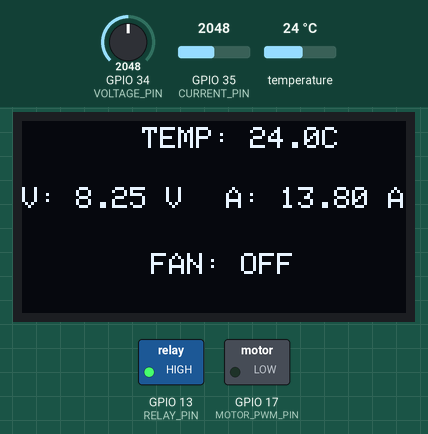
The sketch below on a simulated ESP32. Parts: 128×64 one-colour display, switched loads named in the sketch (green lamp = pin HIGH). The test bench sets the inputs (shaded band); at power-on: temperature 24 °C, GPIO 35 (CURRENT_PIN) = 2048, GPIO 34 (VOLTAGE_PIN) = 2048 (analog values on the 0–4095 scale). WiFi joins after 1.5 s; servers stay silent unless stated; uploads are accepted with an empty reply; what the sketch prints to the serial monitor is not drawn.

Above: at 7.8 s.
7.9 s: temperature set to 30.2 °C
At 12.1 s:
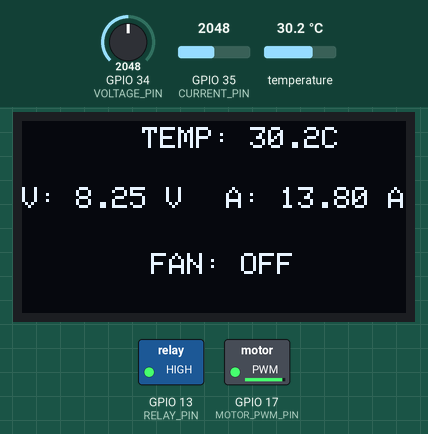
12.2 s: temperature set to 31.6 °C
At 13.8 s:
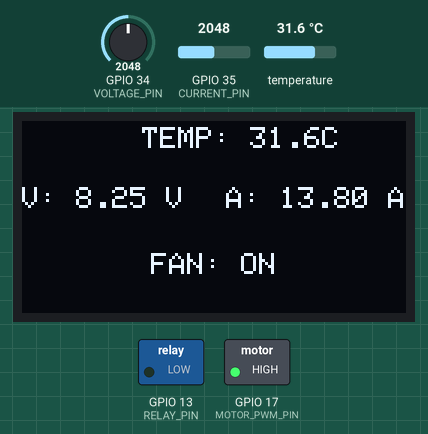
14.5 s: GPIO 35 (CURRENT_PIN) set to 1960
At 17.7 s:
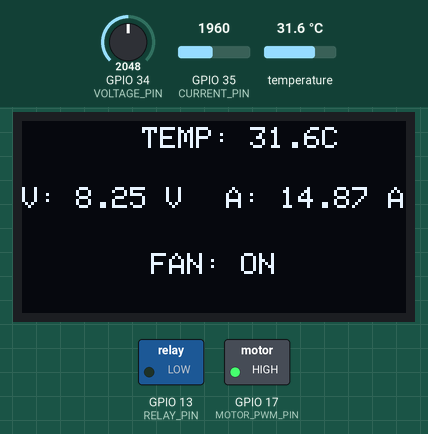
18.0 s: temperature set to 12 °C
At 19.4 s:
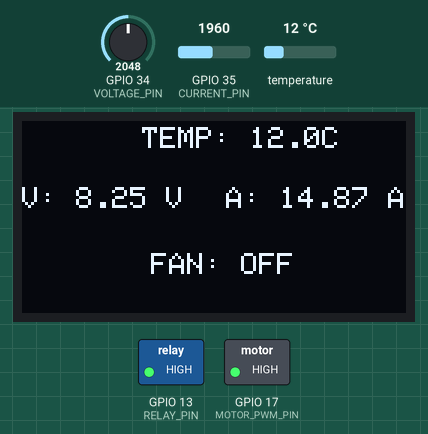
20.3 s: GPIO 34 (VOLTAGE_PIN) set to 2866
At 22.4 s:
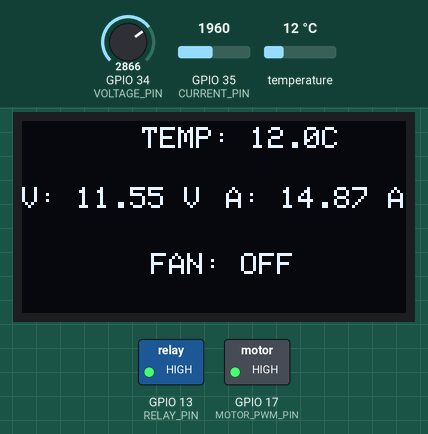
22.7 s: GPIO 35 (CURRENT_PIN) set to 2040
At 25.0 s:
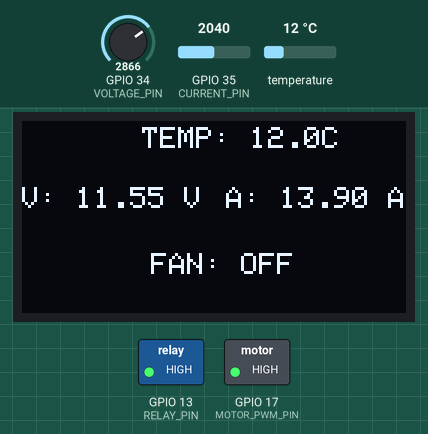
Timing chart, 0 to 26.5 s (numbered marks = the images above; inputs shaded):
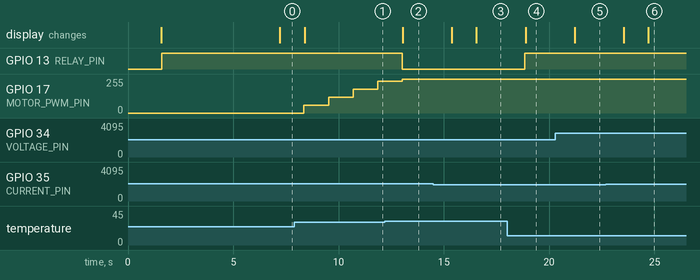

The sketch:

main1.ino
```cpp
#include <WiFi.h>
#include <HTTPClient.h>
#include <OneWire.h>
#include <DallasTemperature.h>
#include <math.h>
#include <Wire.h>
#include <Adafruit_GFX.h>
#include <Adafruit_SSD1306.h>

const char* WIFI_SSID = "Admin";
const char* WIFI_PASSWORD = "password";

const char* SERVER_URL =
    "https://smart-ev-motor-protection.onrender.com/data";

const int VOLTAGE_PIN = 34;
const int CURRENT_PIN = 35;
const int TEMP_PIN = 4;
const int RELAY_PIN = 13;

const int MOTOR_PWM_PIN = 17;

#define OLED_SDA 21
#define OLED_SCL 22
#define OLED_ADDRESS 0x3C

#define SCREEN_WIDTH 128
#define SCREEN_HEIGHT 64
#define OLED_RESET -1

Adafruit_SSD1306 display(
    SCREEN_WIDTH,
    SCREEN_HEIGHT,
    &Wire,
    OLED_RESET
);

bool oledOK = false;

OneWire oneWire(TEMP_PIN);
DallasTemperature sensors(&oneWire);

const float CURRENT_ZERO = 2.5605;
const float CURRENT_SENSITIVITY = 0.066;

const float VOLTAGE_RATIO = 5.0;

const float CURRENT_CHANGE = 0.03;
const float TEMP_CHANGE = 0.3;

const float FAN_ON_TEMP = 31.0;
const float FAN_OFF_TEMP = 30.0;

const float CRITICAL_TEMP = 35.0;

const float MAX_SPEED = 45.0;

const int PWM_MAX = 255;

// 0 -> 255 in approximately 5 seconds
const unsigned long ACCELERATION_TIME = 5000;

// 255 -> 0 in approximately 7 seconds
const unsigned long DECELERATION_TIME = 7000;

// Send to Render every 100 ms
const unsigned long SEND_INTERVAL = 100;

unsigned long lastSendTime = 0;

float baseCurrent = 0;
float previousCurrent = 0;
float previousTemperature = 0;

float speed = 0.0;
int motorPWM = 0;

unsigned long motorRampStart = 0;

float speedAtStop = 0;

bool lastSystemState = false;

// ============================================================
// OLED
// ============================================================

void updateOLED(
    float temperature,
    float voltage,
    float current,
    bool fanON
) {
    if (!oledOK) {
        return;
    }

    display.clearDisplay();

    display.setTextColor(SSD1306_WHITE);
    display.setTextSize(1);

    display.setCursor(40, 2);
    display.print("TEMP: ");
    display.print(temperature, 1);
    display.print("C");

    display.setCursor(0, 22);
    display.print("V: ");
    display.print(voltage, 2);
    display.print(" V");

    display.setCursor(68, 22);
    display.print("A: ");
    display.print(current, 2);
    display.print(" A");

    display.setCursor(43, 44);
    display.print("FAN: ");

    if (fanON) {
        display.print("ON");
    } else {
        display.print("OFF");
    }

    display.display();
}

// ============================================================
// MOTOR SPEED CONTROL
// ============================================================

void updateMotor(bool systemON) {

    unsigned long now = millis();

    // System just turned ON
    if (systemON && !lastSystemState) {

        motorRampStart = now;
        speed = 0.0;
    }

    // System just turned OFF
    if (!systemON && lastSystemState) {

        motorRampStart = now;
        speedAtStop = speed;
    }

    // ========================================================
    // ACCELERATION
    // ========================================================

    if (systemON) {

        unsigned long elapsed =
            now - motorRampStart;

        if (elapsed >= ACCELERATION_TIME) {

            speed = MAX_SPEED;

        } else {

            speed =
                ((float)elapsed /
                 (float)ACCELERATION_TIME)
                * MAX_SPEED;
        }
    }

    // ========================================================
    // DECELERATION
    // ========================================================

    else {

        unsigned long elapsed =
            now - motorRampStart;

        if (speedAtStop <= 0.0) {

            speed = 0.0;

        } else if (elapsed >= DECELERATION_TIME) {

            speed = 0.0;

        } else {

            speed =
                speedAtStop *
                (1.0 -
                 ((float)elapsed /
                  (float)DECELERATION_TIME));
        }
    }

    // ========================================================
    // SPEED TO PWM
    // ========================================================

    motorPWM =
        (int)((speed / MAX_SPEED) * PWM_MAX);

    motorPWM =
        constrain(
            motorPWM,
            0,
            PWM_MAX
        );

    // ========================================================
    // BTS7960 RPWM
    // ========================================================

    analogWrite(
        MOTOR_PWM_PIN,
        motorPWM
    );

    lastSystemState = systemON;
}

// ============================================================
// CURRENT SENSOR
// ============================================================

float readCurrent() {

    double sum = 0;

    const int samples = 500;

    for (int i = 0; i < samples; i++) {

        sum +=
            analogReadMilliVolts(
                CURRENT_PIN
            );

        delayMicroseconds(100);
    }

    float sensorVoltage =
        (sum / samples) / 1000.0;

    float current =
        (sensorVoltage - CURRENT_ZERO) /
        CURRENT_SENSITIVITY;

    current = fabs(current);

    if (current < 0.03) {
        current = 0;
    }

    return current;
}

// ============================================================
// VOLTAGE SENSOR
// ============================================================

float readVoltage() {

    double sum = 0;

    const int samples = 100;

    for (int i = 0; i < samples; i++) {

        sum +=
            analogReadMilliVolts(
                VOLTAGE_PIN
            );

        delayMicroseconds(100);
    }

    float sensorVoltage =
        (sum / samples) / 1000.0;

    float actualVoltage =
        sensorVoltage * VOLTAGE_RATIO;

    return actualVoltage;
}

// ============================================================
// TEMPERATURE SENSOR
// ============================================================

float readTemperature() {

    sensors.requestTemperatures();

    float temperature =
        sensors.getTempCByIndex(0);

    return temperature;
}

// ============================================================
// SEND DATA TO RENDER
// ============================================================

void sendDataToRender(
    float voltage,
    float current,
    float temperature,
    bool fanON,
    String status,
    bool systemON,
    String currentTrend,
    String temperatureTrend,
    String loadStatus,
    String motorStatus,
    float currentSpeed
) {

    if (WiFi.status() != WL_CONNECTED) {

        Serial.println(
            "WiFi disconnected!"
        );

        return;
    }

    HTTPClient http;

    http.begin(SERVER_URL);

    http.addHeader(
        "Content-Type",
        "application/json"
    );

    String jsonData =
        "{"
        "\"voltage\":" +
        String(voltage, 2) +

        ",\"current\":" +
        String(current, 2) +

        ",\"temperature\":" +
        String(temperature, 2) +

        ",\"fan\":" +
        String(fanON ? "true" : "false") +

        ",\"status\":\"" +
        status +
        "\"" +

        ",\"system\":" +
        String(systemON ? "true" : "false") +

        ",\"current_trend\":\"" +
        currentTrend +
        "\"" +

        ",\"temperature_trend\":\"" +
        temperatureTrend +
        "\"" +

        ",\"load_status\":\"" +
        loadStatus +
        "\"" +

        ",\"motor_status\":\"" +
        motorStatus +
        "\"" +

        ",\"speed\":" +
        String(currentSpeed, 1) +

        "}";

    Serial.println();
    Serial.println("Sending data:");
    Serial.println(jsonData);

    int responseCode =
        http.POST(jsonData);

    Serial.print(
        "HTTP Response Code: "
    );

    Serial.println(
        responseCode
    );

    if (responseCode > 0) {

        String response =
            http.getString();

        Serial.print(
            "Server Response: "
        );

        Serial.println(
            response
        );
    }

    http.end();
}

// ============================================================
// SETUP
// ============================================================

void setup() {

    Serial.begin(115200);

    // ========================================================
    // ADC
    // ========================================================

    analogReadResolution(12);

    analogSetPinAttenuation(
        VOLTAGE_PIN,
        ADC_11db
    );

    analogSetPinAttenuation(
        CURRENT_PIN,
        ADC_11db
    );

    // ========================================================
    // MOTOR
    // ========================================================

    pinMode(
        MOTOR_PWM_PIN,
        OUTPUT
    );

    analogWrite(
        MOTOR_PWM_PIN,
        0
    );

    // ========================================================
    // OLED
    // ========================================================

    Wire.begin(
        OLED_SDA,
        OLED_SCL
    );

    if (
        display.begin(
            SSD1306_SWITCHCAPVCC,
            OLED_ADDRESS
        )
    ) {

        oledOK = true;

        display.clearDisplay();

        display.setTextColor(
            SSD1306_WHITE
        );

        display.setTextSize(1);

        display.setCursor(
            20,
            25
        );

        display.println(
            "EV PROTECTION"
        );

        display.display();

        delay(1500);

        display.clearDisplay();
        display.display();

    } else {

        oledOK = false;

        Serial.println(
            "OLED initialization failed!"
        );
    }

    // ========================================================
    // DS18B20
    // ========================================================

    sensors.begin();

    // ========================================================
    // FAN RELAY
    // ========================================================

    pinMode(
        RELAY_PIN,
        OUTPUT
    );

    digitalWrite(
        RELAY_PIN,
        HIGH
    );

    delay(2000);

    // ========================================================
    // STARTUP
    // ========================================================

    Serial.println();
    Serial.println(
        "=========================================="
    );

    Serial.println(
        "       EV MOTOR PROTECTION SYSTEM"
    );

    Serial.println(
        "=========================================="
    );

    Serial.println();

    Serial.print(
        "Temperature Sensors Found: "
    );

    Serial.println(
        sensors.getDeviceCount()
    );

    Serial.println();

    // ========================================================
    // CURRENT CALIBRATION
    // ========================================================

    Serial.println(
        "Learning normal motor current..."
    );

    double currentSum = 0;

    for (int i = 0; i < 2000; i++) {

        currentSum +=
            analogReadMilliVolts(
                CURRENT_PIN
            );

        delayMicroseconds(100);
    }

    float currentVoltage =
        (currentSum / 2000.0) /
        1000.0;

    baseCurrent =
        fabs(
            (currentVoltage - CURRENT_ZERO) /
            CURRENT_SENSITIVITY
        );

    previousCurrent =
        baseCurrent;

    // ========================================================
    // INITIAL TEMPERATURE
    // ========================================================

    sensors.requestTemperatures();

    previousTemperature =
        sensors.getTempCByIndex(0);

    Serial.print(
        "Base Current : "
    );

    Serial.print(
        baseCurrent,
        3
    );

    Serial.println(
        " A"
    );

    Serial.print(
        "Initial Temp : "
    );

    Serial.print(
        previousTemperature,
        2
    );

    Serial.println(
        " C"
    );

    // ========================================================
    // WIFI
    // ========================================================

    Serial.println();
    Serial.println(
        "Connecting to WiFi..."
    );

    WiFi.begin(
        WIFI_SSID,
        WIFI_PASSWORD
    );

    while (
        WiFi.status() != WL_CONNECTED
    ) {

        delay(500);

        Serial.print(".");
    }

    Serial.println();

    Serial.println(
        "WiFi Connected!"
    );

    Serial.print(
        "IP Address: "
    );

    Serial.println(
        WiFi.localIP()
    );

    Serial.println();

    Serial.println(
        "Monitoring Started..."
    );

    Serial.println();

    lastSendTime =
        millis();
}

// ============================================================
// LOOP
// ============================================================

void loop() {

    // ========================================================
    // READ SENSORS
    // ========================================================

    float current =
        readCurrent();

    float batteryVoltage =
        readVoltage();

    float temperature =
        readTemperature();

    // ========================================================
    // SYSTEM ON/OFF
    // ========================================================

    bool systemON;

    if (current > 0.05) {

        systemON = true;

    } else {

        systemON = false;
    }

    // ========================================================
    // CURRENT TREND
    // ========================================================

    String currentTrend;

    if (
        current >
        previousCurrent +
        CURRENT_CHANGE
    ) {

        currentTrend =
            "INCREASING";

    } else if (
        current <
        previousCurrent -
        CURRENT_CHANGE
    ) {

        currentTrend =
            "DECREASING";

    } else {

        currentTrend =
            "STABLE";
    }

    // ========================================================
    // TEMPERATURE TREND
    // ========================================================

    String temperatureTrend;

    if (
        temperature >
        previousTemperature +
        TEMP_CHANGE
    ) {

        temperatureTrend =
            "INCREASING";

    } else if (
        temperature <
        previousTemperature -
        TEMP_CHANGE
    ) {

        temperatureTrend =
            "DECREASING";

    } else {

        temperatureTrend =
            "STABLE";
    }

    // ========================================================
    // LOAD STATUS
    // ========================================================

    String loadStatus;

    if (
        currentTrend ==
        "INCREASING"
    ) {

        loadStatus =
            "LOAD INCREASING";

    } else if (
        currentTrend ==
        "DECREASING"
    ) {

        loadStatus =
            "LOAD DECREASING";

    } else {

        loadStatus =
            "LOAD STABLE";
    }

    // ========================================================
    // FAN
    // ========================================================

    bool fanON = false;

    if (
        temperature >=
        FAN_ON_TEMP
    ) {

        fanON = true;

    } else if (
        temperature <=
        FAN_OFF_TEMP
    ) {

        fanON = false;
    }

    if (fanON) {

        digitalWrite(
            RELAY_PIN,
            LOW
        );

    } else {

        digitalWrite(
            RELAY_PIN,
            HIGH
        );
    }

    // ========================================================
    // PROTECTION STATUS
    // ========================================================

    String protectionStatus;

    if (
        temperature >=
        CRITICAL_TEMP
    ) {

        protectionStatus =
            "CRITICAL";

    } else if (
        temperature >=
        FAN_ON_TEMP
    ) {

        protectionStatus =
            "WARNING";

    } else {

        protectionStatus =
            "NORMAL";
    }

    // ========================================================
    // MOTOR STATUS
    // ========================================================

    String motorStatus;

    if (systemON) {

        motorStatus =
            "ON";

    } else {

        motorStatus =
            "OFF";
    }

    // ========================================================
    // MOTOR SPEED CONTROL
    // ========================================================

    updateMotor(
        systemON
    );

    // ========================================================
    // OLED
    // ========================================================

    updateOLED(
        temperature,
        batteryVoltage,
        current,
        fanON
    );

    // ========================================================
    // SERIAL MONITOR
    // ========================================================

    Serial.println();

    Serial.println(
        "------------------------------------------"
    );

    Serial.print(
        "System : "
    );

    if (systemON) {
        Serial.println("ON");
    } else {
        Serial.println("OFF");
    }

    Serial.print(
        "Battery Voltage : "
    );

    Serial.print(
        batteryVoltage,
        2
    );

    Serial.println(
        " V"
    );

    Serial.print(
        "Motor Current   : "
    );

    Serial.print(
        current,
        3
    );

    Serial.println(
        " A"
    );

    Serial.print(
        "Motor Temp      : "
    );

    Serial.print(
        temperature,
        2
    );

    Serial.println(
        " C"
    );

    Serial.print(
        "Cooling Fan     : "
    );

    if (fanON) {
        Serial.println("ON");
    } else {
        Serial.println("OFF");
    }

    Serial.print(
        "System Status   : "
    );

    Serial.println(
        protectionStatus
    );

    Serial.print(
        "Speed           : "
    );

    Serial.print(
        speed,
        1
    );

    Serial.println(
        " km/h"
    );

    Serial.print(
        "Motor PWM       : "
    );

    Serial.println(
        motorPWM
    );

    Serial.println(
        "------------------------------------------"
    );

    // ========================================================
    // SEND TO RENDER
    // ========================================================

    unsigned long now =
        millis();

    if (
        now -
        lastSendTime >=
        SEND_INTERVAL
    ) {

        lastSendTime =
            now;

        sendDataToRender(
            batteryVoltage,
            current,
            temperature,
            fanON,
            protectionStatus,
            systemON,
            currentTrend,
            temperatureTrend,
            loadStatus,
            motorStatus,
            speed
        );
    }

    // ========================================================
    // SAVE PREVIOUS VALUES
    // ========================================================

    previousCurrent =
        current;

    previousTemperature =
        temperature;

    delay(10);
}
```

Measured:
- the behaviour switches between 30.9 and 31 °C on temperature (found by bisection; images 1 and 2)
- after the input at 7.9 s, the display: changes after 0.48 s (image 1)
- after the input at 12.2 s, GPIO 13 (RELAY_PIN): HIGH → LOW after 0.82 s; the display: changes after 0.85 s (image 2)
- after the input at 14.5 s, the display: first changes after 0.88 s (image 3 shows a later state)
- after the input at 18.0 s, GPIO 13 (RELAY_PIN): LOW → HIGH after 0.85 s; the display: changes after 0.88 s (image 4)
- after the input at 20.3 s, the display: changes after 0.91 s (image 5)
- after the input at 22.7 s, the display: first changes after 0.84 s (image 6 shows a later state)
